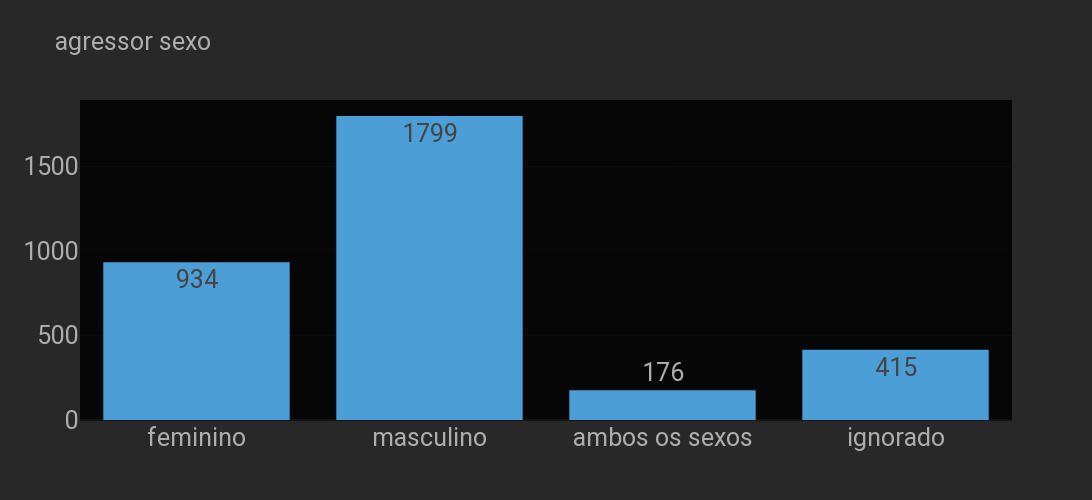

This figure's notebook cell:
### Code cell
grafico_info2('AUTOR_SEXO', 'agressor sexo')

### Figure 1 — Plotly figure (JSON) as saved in the notebook; plotly's stock layout.template omitted (floating-point values rounded to 4 significant figures; data arrays with more than 128 entries replaced by an {"elided": "..."} marker saying what was removed)
{"data": [{"alignmentgroup": "True", "bingroup": "x", "hovertemplate": "AUTOR_SEXO=%{x}<br>count=%{y}<extra></extra>", "legendgroup": "", "marker": {"color": "#4b9ed6", "pattern": {"shape": ""}}, "name": "", "offsetgroup": "", "orientation": "v", "showlegend": false, "texttemplate": "%{value}", "type": "histogram", "x": {"elided": "3419 str values"}, "xaxis": "x", "yaxis": "y"}], "layout": {"barmode": "relative", "font": {"size": 25}, "height": 500, "legend": {"tracegroupgap": 0}, "showlegend": false, "title": {"font": {"size": 25}, "text": "agressor sexo"}, "width": 1600, "xaxis": {"anchor": "y", "domain": [0, 1], "title": {}}, "yaxis": {"anchor": "x", "domain": [0, 1], "title": {}}}}
